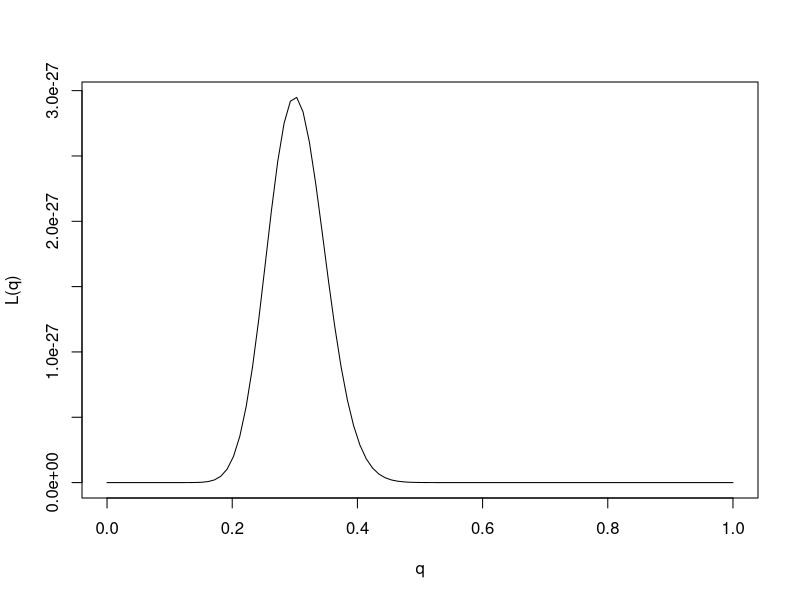
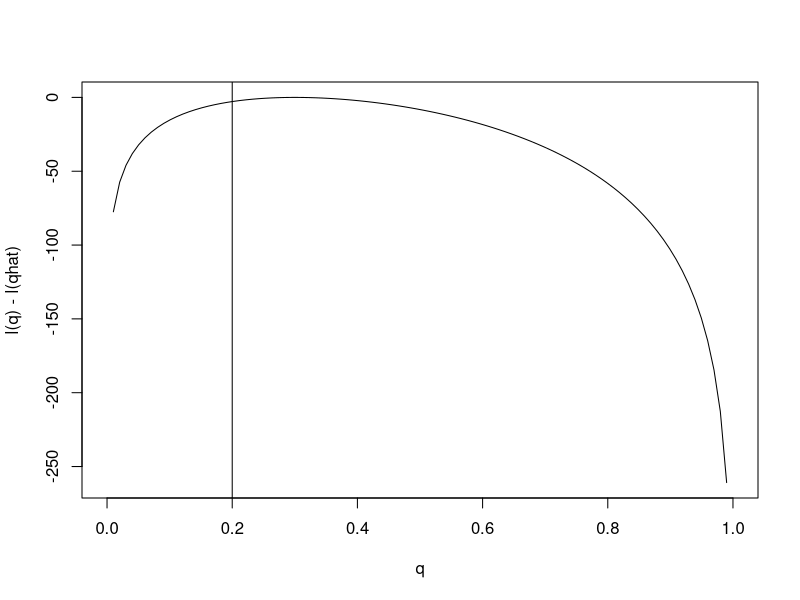

Reproduce these figures in R, in order. (Note: this script raises an error after producing the figures.)
## ---- chunk 1
q = seq(0,1,length=100)
L= function(q){q^30 * (1-q)^70}
plot(q,L(q),ylab="L(q)",xlab="q",type="l")
## ---- chunk 2
q = seq(0,1,length=100)
l= function(q){30*log(q) + 70 * log(1-q)}
plot(q,l(q)-l(0.3),ylab="l(q) - l(qhat)",xlab="q",type="l")
abline(v=0.2)
## ---- chunk 3
library("jpeg")
knitr::include_graphics('images/nested_tests.jpg')
## ---- chunk 4
difftest_lm <- function(x1, x2, model) {
    diffest <-
        summary(model)$coef[x1, "Estimate"] - summary(model)$coef[x2, "Estimate"]
    vardiff <- (summary(model)$coef[x1, "Std. Error"] ^ 2 +
                    summary(model)$coef[x2, "Std. Error"] ^ 2) - (2 * (vcov(model)[x1, x2]))
    # variance of x1 + variance of x2 - 2*covariance of x1 and x2
    diffse <- sqrt(vardiff)
    tdiff <- (diffest) / (diffse)
    ptdiff <- 2 * (1 - pt(abs(tdiff), model$df, lower.tail = T))
    upr <-
        diffest + qt(.975, df = model$df) * diffse # will usually be very close to 1.96
    lwr <- diffest + qt(.025, df = model$df) * diffse
    df <- model$df
    return(list(
        est = round(diffest, digits = 2),
        t = round(tdiff, digits = 2),
        p = round(ptdiff, digits = 4),
        lwr = round(lwr, digits = 2),
        upr = round(upr, digits = 2),
        df = df
    ))
}

## ---- chunk 5
library("car")

# Multiple hypothesis
mod.davis <- lm(weight ~ repwt, data=Davis)
linearHypothesis(mod.davis, c("(Intercept) = 0", "repwt = 1"),white.adjust = TRUE)

# Linear Combination
mod.duncan <- lm(prestige ~ income + education, data=Duncan)
linearHypothesis(mod.duncan, "1*income - 1*education = 0")

